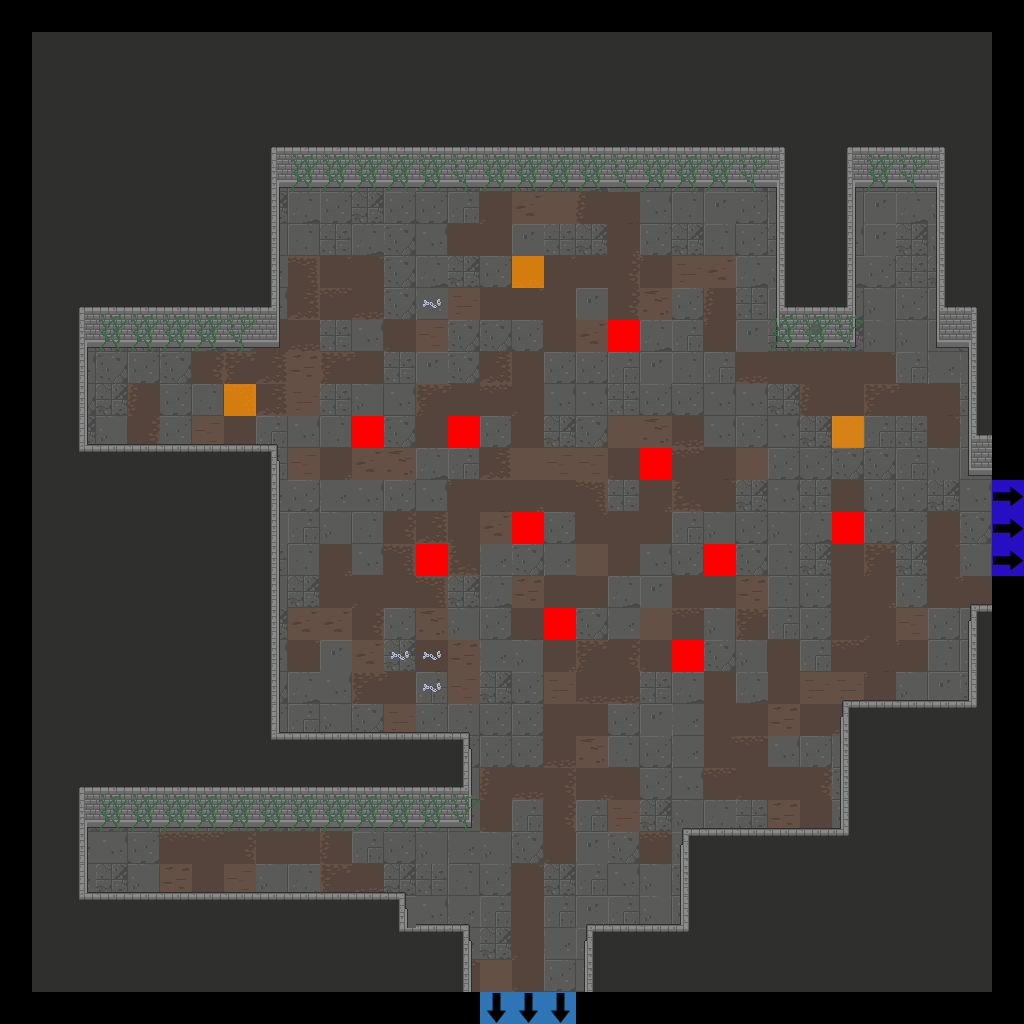

A level layout from a 2D game, rendered from its tile map. Below: a short description, then the map file with tile-grid data replaced by summaries:
An orthogonal 32x32 tile map with 32x32 px tiles, 7 tile layers (Floor, Walls, Doors, Pillars, ...), 2 tilesets.

<map version="1.2" tiledversion="2019.04.18" orientation="orthogonal" renderorder="right-down" width="32" height="32" tilewidth="32" tileheight="32" infinite="0" nextlayerid="22" nextobjectid="1">
 <tileset firstgid="1" source="Dungeon_Tileset_2.tsx" />
 <tileset firstgid="321" source="flags.tsx" />
 <layer id="15" name="Floor" width="32" height="32">
  <data>[1024 cells, 900 non-empty, 42 distinct tile ids]</data>
 </layer>
 <layer id="16" name="Walls" width="32" height="32">
  <data>[1024 cells, 503 non-empty, 30 distinct tile ids]</data>
 </layer>
 <layer id="17" name="Doors" width="32" height="32">
  <data>[1024 cells, 0 non-empty, 0 distinct tile ids]</data>
 </layer>
 <layer id="18" name="Pillars" width="32" height="32">
  <data>[1024 cells, 0 non-empty, 0 distinct tile ids]</data>
 </layer>
 <layer id="19" name="Candles" width="32" height="32">
  <data>[1024 cells, 0 non-empty, 0 distinct tile ids]</data>
 </layer>
 <layer id="20" name="Debris" width="32" height="32">
  <data>[1024 cells, 78 non-empty, 5 distinct tile ids]</data>
 </layer>
 <layer id="21" name="Flags" width="32" height="32">
  <data>[1024 cells, 19 non-empty, 4 distinct tile ids]</data>
 </layer>
</map>
